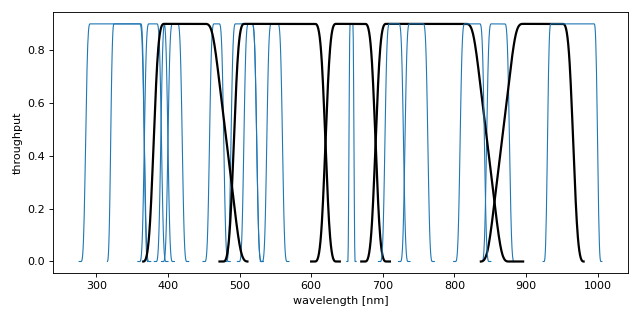

This chart was generated by the following Python code:
import pylab as plt
from pkg_resources import resource_filename
from pyphot.astropy import UnitAscii_Library

where = resource_filename('dustapprox', 'data/Gaia2')
lib = UnitAscii_Library([where])
pbs = lib.load_all_filters()

plt.figure(figsize=(8, 4))
for pb in pbs:
    if pb.name.startswith('C1B'):
        kwargs = dict(color='k', lw=2)
    else:
        kwargs = dict(color='C0', lw=1)
    plt.plot(pb.wavelength.to('nm'), pb.transmit, **kwargs)
plt.xlabel('wavelength [nm]')
plt.ylabel('throughput')
plt.tight_layout()
plt.show()
